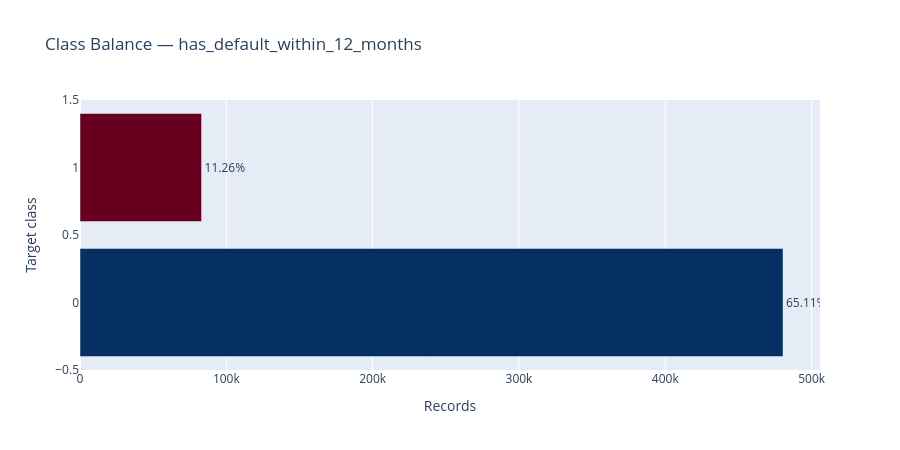

This figure's notebook cell:
### Markdown cell above
## 11. Target variable discovery

A potential outcome field is discovered using a case-insensitive priority list of common loan-risk targets. This is only a hypothesis for later business validation: target suitability, observation windows, label maturity, and leakage are not resolved in this notebook.

### Code cell
TARGET_CANDIDATES = [
    'has_default_within_12_months',
    'loan_default',
    'default',
    'is_default',
    'target',
    'loan_status',
    'repayment_status',
    'status',
]

normalized_columns = {
    str(column).strip().lower(): column for column in df.columns
}
potential_target_columns = [
    normalized_columns[candidate.lower()]
    for candidate in TARGET_CANDIDATES
    if candidate.lower() in normalized_columns
]
target_column = (
    potential_target_columns[0] if potential_target_columns else None
)

if target_column is None:
    target_counts = pd.Series(dtype='int64')
    print('No obvious target variable has been identified.')
else:
    print(f'Potential target columns: {potential_target_columns}')
    print(f'Primary target candidate selected for inspection: {target_column}')

    target_labeled = df[target_column].astype('object').where(
        df[target_column].notna(),
        '<Missing>',
    )
    target_counts = target_labeled.value_counts(dropna=False)
    target_distribution = pd.DataFrame(
        {
            'count': target_counts,
            'percentage': target_counts.div(len(df)).mul(100),
        }
    ).rename_axis('class')
    display(target_distribution)

    chart_data = target_distribution.reset_index().sort_values('count')
    figure = px.bar(
        chart_data,
        x='count',
        y='class',
        orientation='h',
        text='percentage',
        title=f'Class Balance — {target_column}',
        labels={'count': 'Records', 'class': 'Target class'},
        color='count',
        color_continuous_scale='RdBu',
    )
    figure.update_traces(
        texttemplate='%{text:.2f}%',
        textposition='outside',
    )
    figure.update_layout(coloraxis_showscale=False, height=450)
    figure.show()

### Figure 1 — Plotly figure (JSON) as saved in the notebook; plotly's stock layout.template omitted (floating-point values rounded to 4 significant figures)
{"data": [{"hovertemplate": "Records=%{marker.color}<br>Target class=%{y}<br>percentage=%{text}<extra></extra>", "legendgroup": "", "marker": {"color": [83072, 174379, 480438], "coloraxis": "coloraxis", "pattern": {"shape": ""}}, "name": "", "orientation": "h", "showlegend": false, "text": [11.26, 23.63, 65.11], "textposition": "outside", "texttemplate": "%{text:.2f}%", "type": "bar", "x": [83072, 174379, 480438], "xaxis": "x", "y": [1, "<Missing>", 0], "yaxis": "y"}], "layout": {"barmode": "relative", "coloraxis": {"autocolorscale": false, "colorbar": {"title": {"text": "Records"}}, "colorscale": [[0, "rgb(103,0,31)"], [0.1, "rgb(178,24,43)"], [0.2, "rgb(214,96,77)"], [0.3, "rgb(244,165,130)"], [0.4, "rgb(253,219,199)"], [0.5, "rgb(247,247,247)"], [0.6, "rgb(209,229,240)"], [0.7, "rgb(146,197,222)"], [0.8, "rgb(67,147,195)"], [0.9, "rgb(33,102,172)"], [1, "rgb(5,48,97)"]], "showscale": false}, "height": 450, "legend": {"tracegroupgap": 0}, "title": {"text": "Class Balance — has_default_within_12_months"}, "xaxis": {"anchor": "y", "domain": [0, 1], "title": {"text": "Records"}}, "yaxis": {"anchor": "x", "domain": [0, 1], "title": {"text": "Target class"}}}}
